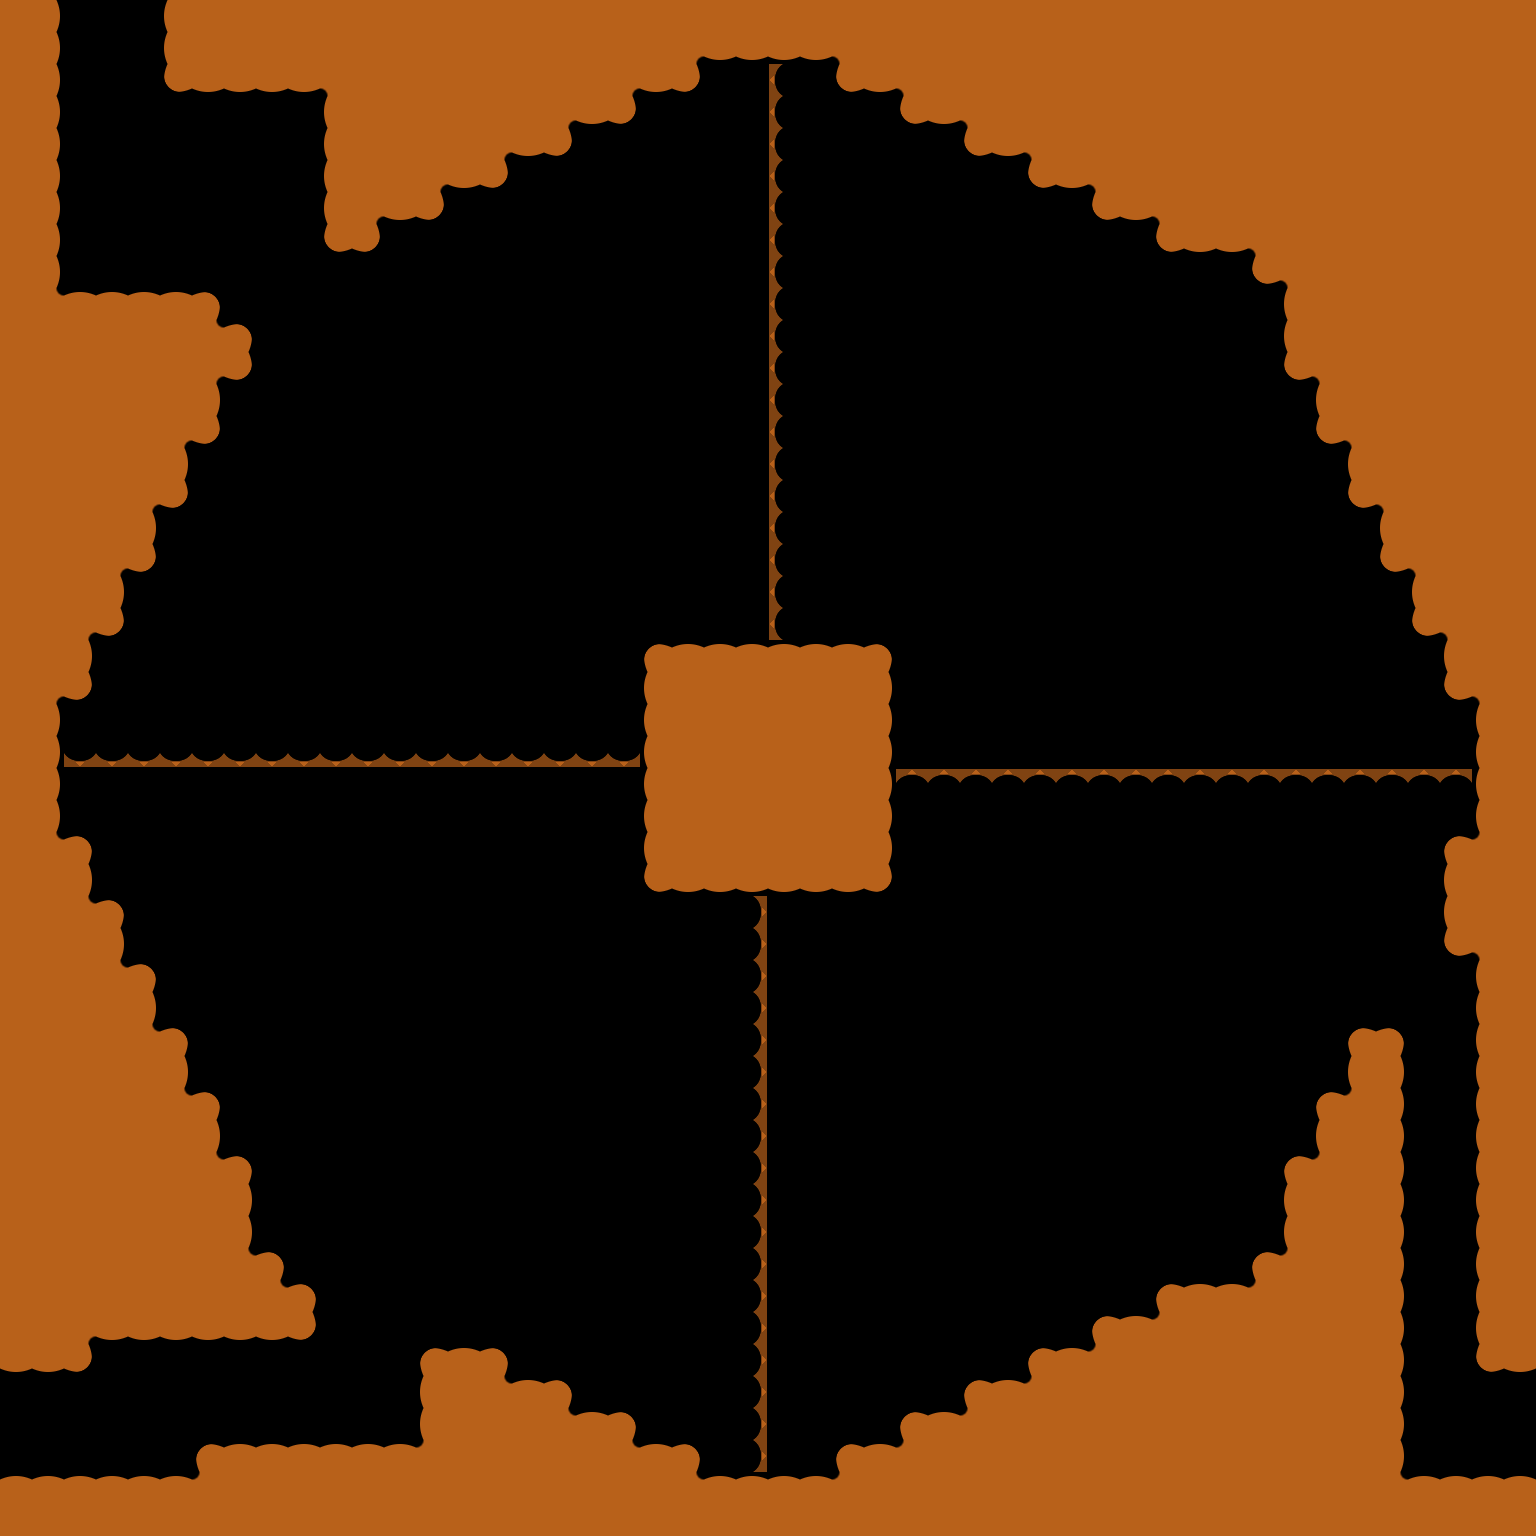

A 2D game scene composited from a Tiled map and its tileset images. What follows is a short description and the map's XML, with every tile layer's data as written:
An orthogonal 48x48 tile map with 32x32 px tiles, 1 tile layer (main-layer) and 5 objects (background::Parallax, props::MessageSign, left, up, right).

<map version="1.0" tiledversion="1.1.2" orientation="orthogonal" renderorder="right-down" width="48" height="48" tilewidth="32" tileheight="32" infinite="0" nextobjectid="13">
 <properties>
  <property name="tileset" value="level2" />
 </properties>
 <tileset firstgid="1" name="tilemap2" tilewidth="32" tileheight="32" tilecount="25" columns="5">
  <image source="tilemap2.png" width="160" height="160" />
  <terraintypes>
   <terrain name="terrain" tile="0" />
  </terraintypes>
  <tile id="0" terrain=",,,0" />
  <tile id="1" terrain=",,0,0" />
  <tile id="2" terrain=",,0," />
  <tile id="3" terrain=",0,0,0" />
  <tile id="4" terrain="0,,0,0" />
  <tile id="5" terrain=",0,,0" />
  <tile id="6" terrain="0,0,0,0" />
  <tile id="7" terrain="0,,0," />
  <tile id="8" terrain="0,0,,0" />
  <tile id="9" terrain="0,0,0," />
  <tile id="10" terrain=",0,," />
  <tile id="11" terrain="0,0,," />
  <tile id="12" terrain="0,,," />
 </tileset>
 <layer name="main-layer" width="48" height="48">
  <data encoding="csv">
7,8,0,0,0,6,7,7,7,7,7,7,7,7,7,7,7,7,7,7,7,7,7,7,7,7,7,7,7,7,7,7,7,7,7,7,7,7,7,7,7,7,7,7,7,7,7,7,
7,8,0,0,0,6,7,7,7,7,7,7,7,7,7,7,7,7,7,7,7,10,12,12,12,12,9,7,7,7,7,7,7,7,7,7,7,7,7,7,7,7,7,7,7,7,7,7,
7,8,0,0,0,11,12,12,12,12,9,7,7,7,7,7,7,7,7,10,12,13,0,0,21,0,11,12,9,7,7,7,7,7,7,7,7,7,7,7,7,7,7,7,7,7,7,7,
7,8,0,0,0,0,0,0,0,0,6,7,7,7,7,7,7,10,12,13,0,0,0,0,21,0,0,0,11,12,9,7,7,7,7,7,7,7,7,7,7,7,7,7,7,7,7,7,
7,8,0,0,0,0,0,0,0,0,6,7,7,7,7,10,12,13,0,0,0,0,0,0,21,0,0,0,0,0,11,12,9,7,7,7,7,7,7,7,7,7,7,7,7,7,7,7,
7,8,0,0,0,0,0,0,0,0,6,7,7,10,12,13,0,0,0,0,0,0,0,0,21,0,0,0,0,0,0,0,11,12,9,7,7,7,7,7,7,7,7,7,7,7,7,7,
7,8,0,0,0,0,0,0,0,0,6,10,12,13,0,0,0,0,0,0,0,0,0,0,21,0,0,0,0,0,0,0,0,0,11,12,9,7,7,7,7,7,7,7,7,7,7,7,
7,8,0,0,0,0,0,0,0,0,11,13,0,0,0,0,0,0,0,0,0,0,0,0,21,0,0,0,0,0,0,0,0,0,0,0,11,12,12,9,7,7,7,7,7,7,7,7,
7,8,0,0,0,0,0,0,0,0,0,0,0,0,0,0,0,0,0,0,0,0,0,0,21,0,0,0,0,0,0,0,0,0,0,0,0,0,0,11,9,7,7,7,7,7,7,7,
7,5,2,2,2,2,3,0,0,0,0,0,0,0,0,0,0,0,0,0,0,0,0,0,21,0,0,0,0,0,0,0,0,0,0,0,0,0,0,0,6,7,7,7,7,7,7,7,
7,7,7,7,7,7,5,3,0,0,0,0,0,0,0,0,0,0,0,0,0,0,0,0,21,0,0,0,0,0,0,0,0,0,0,0,0,0,0,0,6,7,7,7,7,7,7,7,
7,7,7,7,7,7,10,13,0,0,0,0,0,0,0,0,0,0,0,0,0,0,0,0,21,0,0,0,0,0,0,0,0,0,0,0,0,0,0,0,11,9,7,7,7,7,7,7,
7,7,7,7,7,7,8,0,0,0,0,0,0,0,0,0,0,0,0,0,0,0,0,0,21,0,0,0,0,0,0,0,0,0,0,0,0,0,0,0,0,6,7,7,7,7,7,7,
7,7,7,7,7,10,13,0,0,0,0,0,0,0,0,0,0,0,0,0,0,0,0,0,21,0,0,0,0,0,0,0,0,0,0,0,0,0,0,0,0,11,9,7,7,7,7,7,
7,7,7,7,7,8,0,0,0,0,0,0,0,0,0,0,0,0,0,0,0,0,0,0,21,0,0,0,0,0,0,0,0,0,0,0,0,0,0,0,0,0,6,7,7,7,7,7,
7,7,7,7,10,13,0,0,0,0,0,0,0,0,0,0,0,0,0,0,0,0,0,0,21,0,0,0,0,0,0,0,0,0,0,0,0,0,0,0,0,0,11,9,7,7,7,7,
7,7,7,7,8,0,0,0,0,0,0,0,0,0,0,0,0,0,0,0,0,0,0,0,21,0,0,0,0,0,0,0,0,0,0,0,0,0,0,0,0,0,0,6,7,7,7,7,
7,7,7,10,13,0,0,0,0,0,0,0,0,0,0,0,0,0,0,0,0,0,0,0,21,0,0,0,0,0,0,0,0,0,0,0,0,0,0,0,0,0,0,11,9,7,7,7,
7,7,7,8,0,0,0,0,0,0,0,0,0,0,0,0,0,0,0,0,0,0,0,0,21,0,0,0,0,0,0,0,0,0,0,0,0,0,0,0,0,0,0,0,6,7,7,7,
7,7,10,13,0,0,0,0,0,0,0,0,0,0,0,0,0,0,0,0,0,0,0,0,21,0,0,0,0,0,0,0,0,0,0,0,0,0,0,0,0,0,0,0,11,9,7,7,
7,7,8,0,0,0,0,0,0,0,0,0,0,0,0,0,0,0,0,0,1,2,2,2,2,2,2,3,0,0,0,0,0,0,0,0,0,0,0,0,0,0,0,0,0,6,7,7,
7,10,13,0,0,0,0,0,0,0,0,0,0,0,0,0,0,0,0,0,6,7,7,7,7,7,7,8,0,0,0,0,0,0,0,0,0,0,0,0,0,0,0,0,0,11,9,7,
7,8,0,0,0,0,0,0,0,0,0,0,0,0,0,0,0,0,0,0,6,7,7,7,7,7,7,8,0,0,0,0,0,0,0,0,0,0,0,0,0,0,0,0,0,0,6,7,
7,8,24,24,24,24,24,24,24,24,24,24,24,24,24,24,24,24,24,24,6,7,7,7,7,7,7,8,0,0,0,0,0,0,0,0,0,0,0,0,0,0,0,0,0,0,6,7,
7,8,0,0,0,0,0,0,0,0,0,0,0,0,0,0,0,0,0,0,6,7,7,7,7,7,7,8,23,23,23,23,23,23,23,23,23,23,23,23,23,23,23,23,23,23,6,7,
7,8,0,0,0,0,0,0,0,0,0,0,0,0,0,0,0,0,0,0,6,7,7,7,7,7,7,8,0,0,0,0,0,0,0,0,0,0,0,0,0,0,0,0,0,0,6,7,
7,5,3,0,0,0,0,0,0,0,0,0,0,0,0,0,0,0,0,0,6,7,7,7,7,7,7,8,0,0,0,0,0,0,0,0,0,0,0,0,0,0,0,0,0,1,4,7,
7,7,8,0,0,0,0,0,0,0,0,0,0,0,0,0,0,0,0,0,11,12,12,12,12,12,12,13,0,0,0,0,0,0,0,0,0,0,0,0,0,0,0,0,0,6,7,7,
7,7,5,3,0,0,0,0,0,0,0,0,0,0,0,0,0,0,0,0,0,0,0,22,0,0,0,0,0,0,0,0,0,0,0,0,0,0,0,0,0,0,0,0,0,6,7,7,
7,7,7,8,0,0,0,0,0,0,0,0,0,0,0,0,0,0,0,0,0,0,0,22,0,0,0,0,0,0,0,0,0,0,0,0,0,0,0,0,0,0,0,0,0,11,9,7,
7,7,7,5,3,0,0,0,0,0,0,0,0,0,0,0,0,0,0,0,0,0,0,22,0,0,0,0,0,0,0,0,0,0,0,0,0,0,0,0,0,0,0,0,0,0,6,7,
7,7,7,7,8,0,0,0,0,0,0,0,0,0,0,0,0,0,0,0,0,0,0,22,0,0,0,0,0,0,0,0,0,0,0,0,0,0,0,0,0,0,0,0,0,0,6,7,
7,7,7,7,5,3,0,0,0,0,0,0,0,0,0,0,0,0,0,0,0,0,0,22,0,0,0,0,0,0,0,0,0,0,0,0,0,0,0,0,0,0,1,3,0,0,6,7,
7,7,7,7,7,8,0,0,0,0,0,0,0,0,0,0,0,0,0,0,0,0,0,22,0,0,0,0,0,0,0,0,0,0,0,0,0,0,0,0,0,0,6,8,0,0,6,7,
7,7,7,7,7,5,3,0,0,0,0,0,0,0,0,0,0,0,0,0,0,0,0,22,0,0,0,0,0,0,0,0,0,0,0,0,0,0,0,0,0,1,4,8,0,0,6,7,
7,7,7,7,7,7,8,0,0,0,0,0,0,0,0,0,0,0,0,0,0,0,0,22,0,0,0,0,0,0,0,0,0,0,0,0,0,0,0,0,0,6,7,8,0,0,6,7,
7,7,7,7,7,7,5,3,0,0,0,0,0,0,0,0,0,0,0,0,0,0,0,22,0,0,0,0,0,0,0,0,0,0,0,0,0,0,0,0,1,4,7,8,0,0,6,7,
7,7,7,7,7,7,7,8,0,0,0,0,0,0,0,0,0,0,0,0,0,0,0,22,0,0,0,0,0,0,0,0,0,0,0,0,0,0,0,0,6,7,7,8,0,0,6,7,
7,7,7,7,7,7,7,8,0,0,0,0,0,0,0,0,0,0,0,0,0,0,0,22,0,0,0,0,0,0,0,0,0,0,0,0,0,0,0,0,6,7,7,8,0,0,6,7,
7,7,7,7,7,7,7,5,3,0,0,0,0,0,0,0,0,0,0,0,0,0,0,22,0,0,0,0,0,0,0,0,0,0,0,0,0,0,0,1,4,7,7,8,0,0,6,7,
7,7,7,7,7,7,7,7,5,3,0,0,0,0,0,0,0,0,0,0,0,0,0,22,0,0,0,0,0,0,0,0,0,0,0,0,1,2,2,4,7,7,7,8,0,0,6,7,
7,7,10,12,12,12,12,12,12,13,0,0,0,0,0,0,0,0,0,0,0,0,0,22,0,0,0,0,0,0,0,0,0,0,1,2,4,7,7,7,7,7,7,8,0,0,6,7,
12,12,13,0,0,0,0,0,0,0,0,0,0,1,2,3,0,0,0,0,0,0,0,22,0,0,0,0,0,0,0,0,1,2,4,7,7,7,7,7,7,7,7,8,0,0,11,12,
0,0,0,0,0,0,0,0,0,0,0,0,0,6,7,5,2,3,0,0,0,0,0,22,0,0,0,0,0,0,1,2,4,7,7,7,7,7,7,7,7,7,7,8,0,0,0,0,
0,0,0,0,0,0,0,0,0,0,0,0,0,6,7,7,7,5,2,3,0,0,0,22,0,0,0,0,1,2,4,7,7,7,7,7,7,7,7,7,7,7,7,8,0,0,0,0,
0,0,0,0,0,0,1,2,2,2,2,2,2,4,7,7,7,7,7,5,2,3,0,22,0,0,1,2,4,7,7,7,7,7,7,7,7,7,7,7,7,7,7,8,0,0,0,0,
2,2,2,2,2,2,4,7,7,7,7,7,7,7,7,7,7,7,7,7,7,5,2,2,2,2,4,7,7,7,7,7,7,7,7,7,7,7,7,7,7,7,7,5,2,2,2,2,
7,7,7,7,7,7,7,7,7,7,7,7,7,7,7,7,7,7,7,7,7,7,7,7,7,7,7,7,7,7,7,7,7,7,7,7,7,7,7,7,7,7,7,7,7,7,7,7
</data>
 </layer>
 <objectgroup name="object-layer">
  <object id="2" name="background" type="background::Parallax" x="402" y="752">
   <properties>
    <property name="factor" type="float" value="0.28" />
    <property name="name" type="file" value="background2.png" />
   </properties>
  </object>
  <object id="10" name="sign1" type="props::MessageSign" x="464" y="1344">
   <properties>
    <property name="message" value="room2-01-sign1" />
   </properties>
  </object>
 </objectgroup>
 <objectgroup name="warp-layer">
  <object id="9" name="0 -&gt; 0.0" type="left" x="0" y="1376" width="64" height="96" />
  <object id="11" name="1 -&gt; 2.0" type="up" x="64" y="0" width="96" height="64" />
  <object id="12" name="2 -&gt; 3.0" type="right" x="1472" y="1376" width="64" height="96" />
 </objectgroup>
</map>
